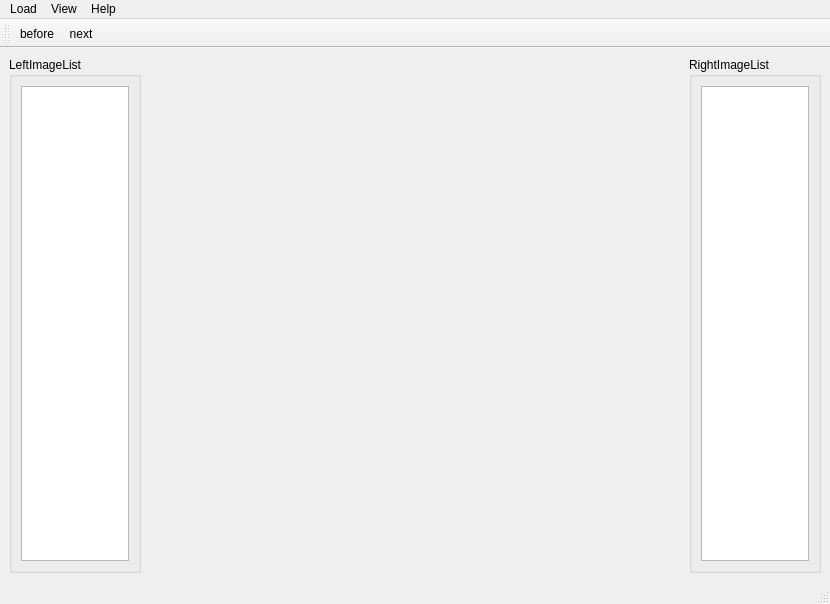
<?xml version="1.0" encoding="UTF-8"?>
<ui version="4.0">
 <class>MainWindow</class>
 <widget class="QMainWindow" name="MainWindow">
  <property name="geometry">
   <rect>
    <x>0</x>
    <y>0</y>
    <width>830</width>
    <height>604</height>
   </rect>
  </property>
  <property name="windowTitle">
   <string>MainWindow</string>
  </property>
  <widget class="QWidget" name="centralwidget">
   <layout class="QGridLayout" name="gridLayout">
    <item row="0" column="0">
     <layout class="QHBoxLayout" name="horizontalLayout" stretch="1,2,2,1">
      <item>
       <widget class="QGroupBox" name="LeftImageList">
        <property name="title">
         <string>LeftImageList</string>
        </property>
        <layout class="QGridLayout" name="gridLayout_2">
         <item row="0" column="0">
          <widget class="QListWidget" name="listWidget_left"/>
         </item>
        </layout>
       </widget>
      </item>
      <item>
       <widget class="QLabel" name="label_left">
        <property name="sizePolicy">
         <sizepolicy hsizetype="Expanding" vsizetype="Expanding">
          <horstretch>0</horstretch>
          <verstretch>0</verstretch>
         </sizepolicy>
        </property>
        <property name="text">
         <string/>
        </property>
        <property name="pixmap">
         <pixmap resource="double_image_viewer.qrc">:/centerwidget/images/logo/logo_left.jpg</pixmap>
        </property>
        <property name="alignment">
         <set>Qt::AlignCenter</set>
        </property>
       </widget>
      </item>
      <item>
       <widget class="QLabel" name="label_right">
        <property name="sizePolicy">
         <sizepolicy hsizetype="Expanding" vsizetype="Expanding">
          <horstretch>0</horstretch>
          <verstretch>0</verstretch>
         </sizepolicy>
        </property>
        <property name="text">
         <string/>
        </property>
        <property name="pixmap">
         <pixmap resource="double_image_viewer.qrc">:/centerwidget/images/logo/logo_right.jpg</pixmap>
        </property>
        <property name="alignment">
         <set>Qt::AlignCenter</set>
        </property>
       </widget>
      </item>
      <item>
       <widget class="QGroupBox" name="RightImageList">
        <property name="title">
         <string>RightImageList</string>
        </property>
        <layout class="QGridLayout" name="gridLayout_3">
         <item row="0" column="0">
          <widget class="QListWidget" name="listWidget_right"/>
         </item>
        </layout>
       </widget>
      </item>
     </layout>
    </item>
   </layout>
  </widget>
  <widget class="QMenuBar" name="menubar">
   <property name="geometry">
    <rect>
     <x>0</x>
     <y>0</y>
     <width>830</width>
     <height>23</height>
    </rect>
   </property>
   <widget class="QMenu" name="menuloadImage">
    <property name="title">
     <string>Load</string>
    </property>
    <addaction name="action_left_from_file"/>
    <addaction name="action_right_from_file"/>
    <addaction name="separator"/>
    <addaction name="action_left_from_folder"/>
    <addaction name="action_right_from_folder"/>
    <addaction name="separator"/>
    <addaction name="action_left_from_csv"/>
    <addaction name="action_right_from_csv"/>
   </widget>
   <widget class="QMenu" name="menuView">
    <property name="title">
     <string>View</string>
    </property>
    <addaction name="action_show_list"/>
    <addaction name="action_hide_list"/>
    <addaction name="separator"/>
   </widget>
   <widget class="QMenu" name="menuabout">
    <property name="title">
     <string>Help</string>
    </property>
    <addaction name="action_tips"/>
    <addaction name="action_about"/>
   </widget>
   <addaction name="menuloadImage"/>
   <addaction name="menuView"/>
   <addaction name="menuabout"/>
  </widget>
  <widget class="QStatusBar" name="statusbar"/>
  <widget class="QToolBar" name="toolBar">
   <property name="windowTitle">
    <string>toolBar</string>
   </property>
   <attribute name="toolBarArea">
    <enum>TopToolBarArea</enum>
   </attribute>
   <attribute name="toolBarBreak">
    <bool>false</bool>
   </attribute>
   <addaction name="action_before"/>
   <addaction name="action_next"/>
  </widget>
  <action name="action_show_list">
   <property name="text">
    <string>show list</string>
   </property>
  </action>
  <action name="action_hide_list">
   <property name="text">
    <string>hide list</string>
   </property>
  </action>
  <action name="action_left_from_folder">
   <property name="text">
    <string>left from folder</string>
   </property>
  </action>
  <action name="action_right_from_folder">
   <property name="text">
    <string>right from folder</string>
   </property>
  </action>
  <action name="action_before">
   <property name="icon">
    <iconset resource="double_image_viewer.qrc">
     <normaloff>:/toolbar/images/logo/before_image.png</normaloff>:/toolbar/images/logo/before_image.png</iconset>
   </property>
   <property name="text">
    <string>before</string>
   </property>
   <property name="shortcut">
    <string>Left</string>
   </property>
  </action>
  <action name="action_next">
   <property name="icon">
    <iconset resource="double_image_viewer.qrc">
     <normaloff>:/toolbar/images/logo/next_image.png</normaloff>:/toolbar/images/logo/next_image.png</iconset>
   </property>
   <property name="text">
    <string>next</string>
   </property>
   <property name="shortcut">
    <string>Right</string>
   </property>
  </action>
  <action name="action_about">
   <property name="text">
    <string>about</string>
   </property>
  </action>
  <action name="action_tips">
   <property name="text">
    <string>tips</string>
   </property>
  </action>
  <action name="action_left_from_file">
   <property name="text">
    <string>left from file</string>
   </property>
  </action>
  <action name="action_right_from_file">
   <property name="text">
    <string>right from file</string>
   </property>
  </action>
  <action name="action_left_from_csv">
   <property name="text">
    <string>left from csv</string>
   </property>
  </action>
  <action name="action_right_from_csv">
   <property name="text">
    <string>right from csv</string>
   </property>
  </action>
 </widget>
 <resources>
  <include location="double_image_viewer.qrc"/>
 </resources>
 <connections/>
</ui>
